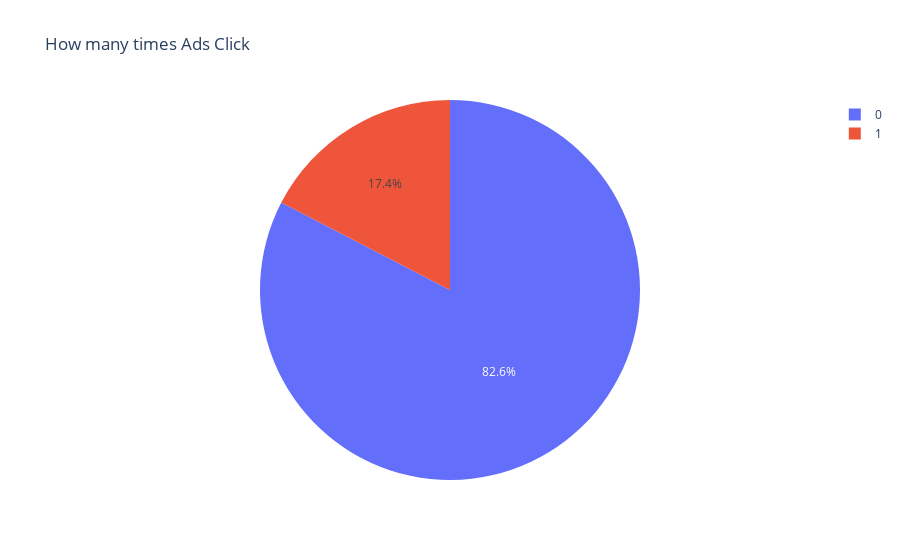

The cell this chart's notebook holds for it:
### Code cell
px.pie(df,'click',title='How many times Ads Click')

### Figure 1 — Plotly figure (JSON) as saved in the notebook; plotly's stock layout.template omitted (floating-point values rounded to 4 significant figures; data arrays with more than 128 entries replaced by an {"elided": "..."} marker saying what was removed)
{"data": [{"domain": {"x": [0, 1], "y": [0, 1]}, "hovertemplate": "click=%{label}<extra></extra>", "labels": {"elided": "100000 int values"}, "legendgroup": "", "name": "", "showlegend": true, "type": "pie"}], "layout": {"legend": {"tracegroupgap": 0}, "title": {"text": "How many times Ads Click"}}}
